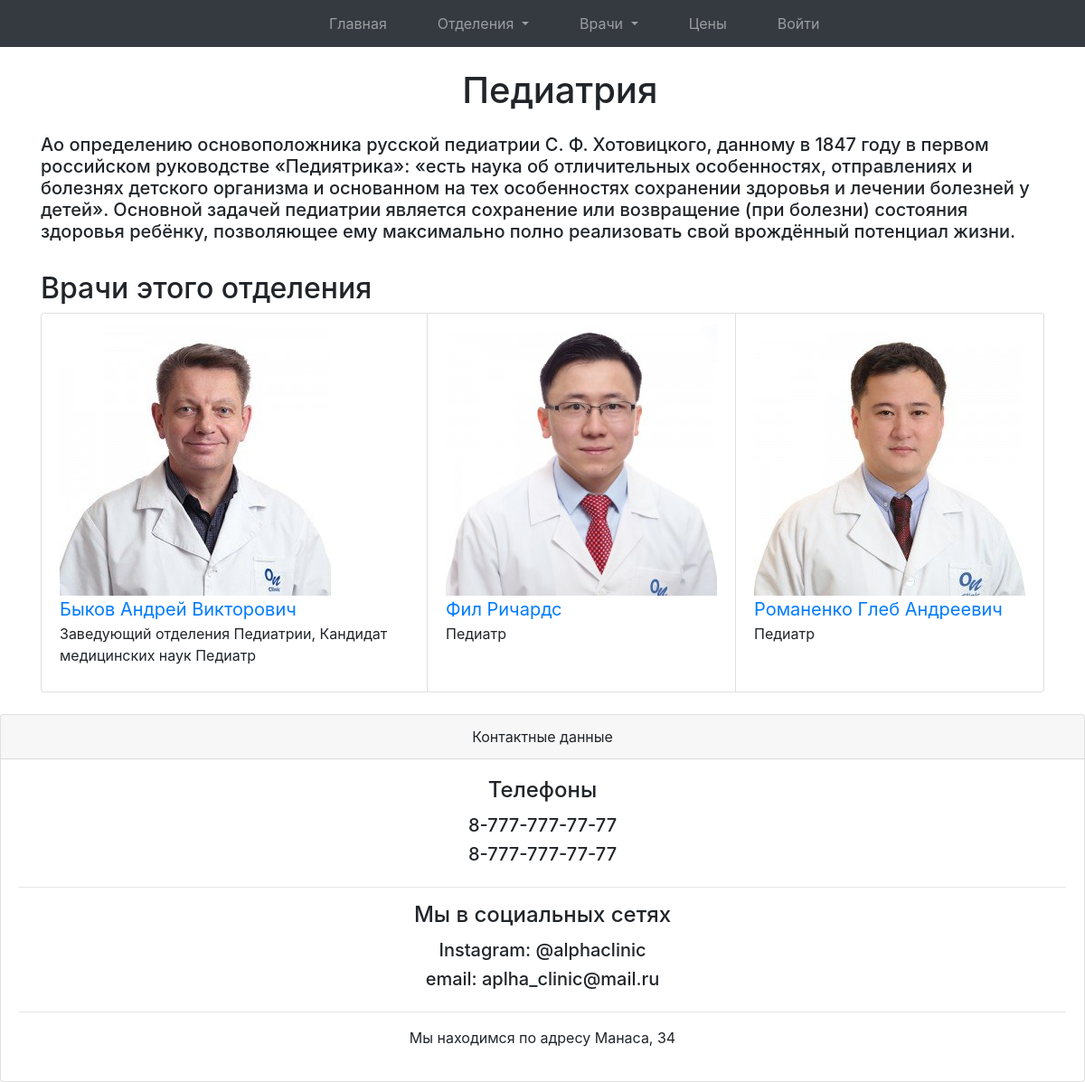
The page /branch/Педиатрия/ on the database its author committed.
### main/models.py (models this page shows, shortened)
class Branch(models.Model):
    name = models.CharField(max_length=50, default='')
    description = models.TextField(default='')
    def get_absolute_url(self):
        return reverse('branch_view', args=[self.name])

class Doctor(models.Model):
    full_name = models.CharField(max_length=100, default='')
    branch = models.ForeignKey(Branch, on_delete=models.CASCADE)
    rank = models.TextField()
    description = models.TextField()
    image = models.ImageField(blank=True)
    price = models.CharField(max_length=10, default='')
    def get_absolute_url(self):
        return reverse('doctor_view', args=[self.full_name])

### main/views.py (the view)
# urls.py: path('branch/<str:name>/', views.branch_view, name='branch_view'),
def branch_view(request, name):
    branch = models.Branch.objects.get(name=name)
    doctors = models.Doctor.objects.filter(branch__name=name)
    all_branches = models.Branch.objects.all()
    all_doctors = models.Doctor.objects.all()
    return render(request, 'branch.html', {'branch': branch, 'doctors': doctors, 'all_branches': all_branches,
                                           'all_doctors': all_doctors, 'user': request.user})

### main/templates/branch.html (shortened to what this page needs)
{% extends 'main.html' %}
{% block content %}
    <div class="container">
        <h1 style="margin: 0 42%">{{ branch.name }}</h1>
        <br>
        <h5>{{ branch.description }}</h5>
        <br>
        <h2>Врачи этого отделения</h2>
        <ul class="list-group list-group-horizontal">
            {% for doctor in doctors %}
                <li class="list-group-item">
                    <div>
                        <a style="font-size: 20px" href="{{ doctor.get_absolute_url }}">
                            <img src="{{ doctor.image.url }}">
                            <br>
                            {{ doctor.full_name }}
                        </a>
                        <p>{{ doctor.rank }}</p>
                    </div></li>
            {% endfor %}
        </ul>
    </div>
{% endblock content %}

### rows shown on the page
Branch: name "Педиатрия", description "Ао определению основоположника русской педиатрии С. Ф. Хотовицкого, данному в 1847 году в первом российском руководстве «Педиятрика»: «есть наука об отличительных особенностях, отправлениях и болезнях детского организма и основанном на тех особенностях сохранении здоровья и лечении болезней у детей». Основной задачей педиатрии является сохранение или возвращение (при болезни) состояния здоровья ребёнку, позволяющее ему максимально полно реализовать свой врождённый потенциал жизни."
Doctor: image (picture), full_name "Быков Андрей Викторович", rank "Заведующий отделения Педиатрии, Кандидат медицинских наук Педиатр"
Doctor: image (picture), full_name "Фил Ричардс", rank "Педиатр"
Doctor: image (picture), full_name "Романенко Глеб Андреевич", rank "Педиатр"
